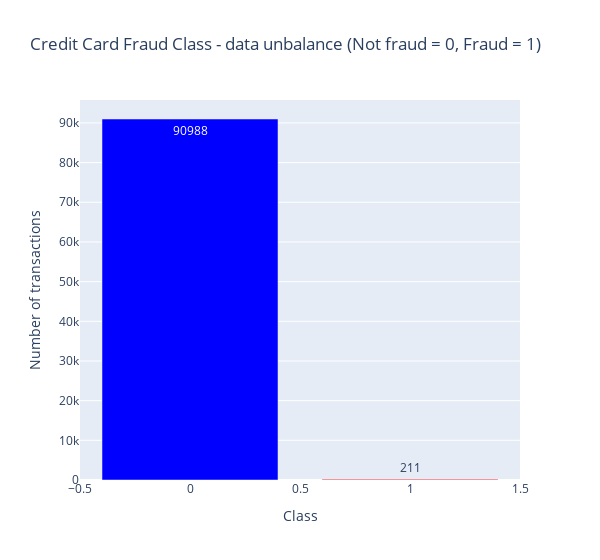

Notebook cell for this chart:
### Code cell
# Data Unbalance
temp = data_df["Class"].value_counts()
df = pd.DataFrame({'Class': temp.index, 'values': temp.values})

trace = go.Bar(
    x=df['Class'],
    y=df['values'],
    name="Credit Card Fraud Class - data unbalance (Not fraud = 0, Fraud = 1)",
    marker=dict(color=['blue', 'red']),  # Different colors for each class
    text=df['values']
)

data = [trace]
layout = dict(
    title='Credit Card Fraud Class - data unbalance (Not fraud = 0, Fraud = 1)',
    xaxis=dict(title='Class', showticklabels=True),
    yaxis=dict(title='Number of transactions'),
    hovermode='closest',
    width=600
)

fig = dict(data=data, layout=layout)
iplot(fig, filename='class')

### Figure 1 — Plotly figure (JSON) as saved in the notebook; plotly's stock layout.template omitted (floating-point values rounded to 4 significant figures)
{"data": [{"marker": {"color": ["blue", "red"]}, "name": "Credit Card Fraud Class - data unbalance (Not fraud = 0, Fraud = 1)", "text": [90988, 211], "x": [0, 1], "y": [90988, 211], "type": "bar"}], "layout": {"hovermode": "closest", "title": {"text": "Credit Card Fraud Class - data unbalance (Not fraud = 0, Fraud = 1)"}, "width": 600, "xaxis": {"showticklabels": true, "title": {"text": "Class"}}, "yaxis": {"title": {"text": "Number of transactions"}}}}
